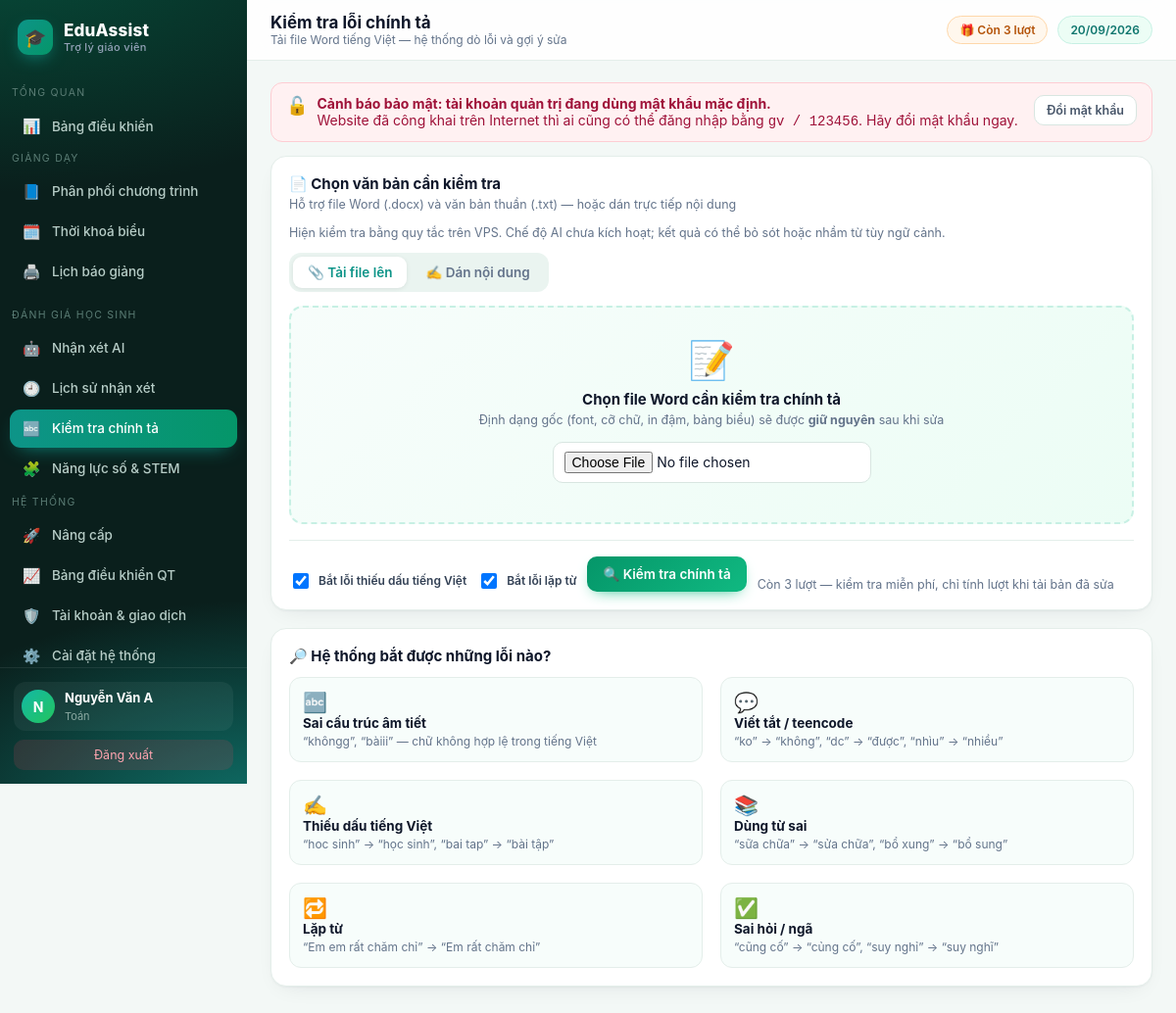
Screenshot of /chinh-ta (signed in) with the database file from the repository.
### tables this page shows
CREATE TABLE teacher(
  id INTEGER PRIMARY KEY AUTOINCREMENT,
  username TEXT UNIQUE NOT NULL,
  password TEXT NOT NULL,
  fullname TEXT,
  school TEXT,
  subject TEXT,
  role TEXT DEFAULT 'teacher',
  email TEXT,
  phone TEXT,                      -- so dien thoai nhan tin nhan ma kich hoat
  google_sub TEXT,
  avatar TEXT,
  used INTEGER DEFAULT 0,          -- so luot da dung
  bought INTEGER DEFAULT 0,        -- so luot mua them (goi le 10k)
  expires TEXT,                    -- han su dung goi tra phi (ISO date)
  created TEXT
);

### app/core.py (the view, shortened to what this page needs)
@bp.route("/chinh-ta", methods=["GET", "POST"])
@login_required
def chinh_ta():
    db, u = get_db(), current_user()
    return render_template("chinhta.html", issues=None, KIND=CT.KIND_LABEL)

### app/auth.py (called while the page is built, shortened)
def _chuan_hoa_base(gia_tri):
    gia_tri = (gia_tri or '').strip().rstrip('/')
    if not gia_tri:
        return ''
    try:
        u = urlsplit(gia_tri)
        if u.scheme != 'https' or not u.hostname or u.username or u.password:
            return ''
        if u.query or u.fragment or u.path:
            return ''
        if '.' not in u.hostname:
            return ''
    except ValueError:
        return ''
    return 'https://' + ten

def base_tu_request():
    try:
        if request.scheme != 'https':
            return ''
        return _chuan_hoa_base('https://' + request.host)
    except Exception:
        return ''

def danh_sach_base():
    ra = []
    for phan in (CFG.get('PUBLIC_BASE_URL', '') or '').split(','):
        b = _chuan_hoa_base(phan)
        if b and b not in ra:
            ra.append(b)
    return ra

def google_base_url():
    ds = danh_sach_base()
    hien_tai = base_tu_request()
    if hien_tai and (hien_tai in ds or not ds):
        return hien_tai
    return ds[0] if ds else ''

def google_callback_url():
    base = google_base_url()
    return base + '/login/google/callback' if base else ''

def google_bat():
    return bool(CFG.get('GOOGLE_CLIENT_ID') and CFG.get('GOOGLE_CLIENT_SECRET') and google_callback_url())

def login_required(f):
    @wraps(f)
    def w(*a, **k):
        if not current_user():
            session.clear()
            return redirect(url_for('auth.login', next=request.path))
        return f(*a, **k)
    return w

def current_user():
    if session.get('uid'):
        return get_db().execute('SELECT * FROM teacher WHERE id=?', (session['uid'],)).fetchone()

### app/core.py (called while the page is built)
@bp.app_context_processor
def inject():
    u = current_user()
    return {"user": u, "THU_NAME": THU_NAME, "PROVIDERS": AI.PROVIDERS,
            "timedelta": datetime.timedelta,
            "now": datetime.date.today(), "BL": BL,
            "is_pro": BL.is_pro(u), "remaining": BL.remaining(u),
            "days_left": BL.days_left(u), "FREE_QUOTA": BL.FREE_QUOTA,
            "CFG": CFG, "google_enabled": google_bat(), "google_callback_url": google_callback_url(),
            "SITE_NAME": CFG.get("SITE_NAME", "EduAssist"),
            "SITE_TAGLINE": CFG.get("SITE_TAGLINE", "Trợ lý giáo viên"),
            "SITE_LOGO": CFG.get("SITE_LOGO", "🎓"),
            "so_viec_admin": _viec_admin(u),
            "canh_bao_mk": _mk_mac_dinh(u)}

### app/modules/config.py (called while the page is built, shortened)
def _lam_moi():
    if time.time() - _lan_nap < TTL:
        return

### app/templates/chinhta.html (shortened to what this page needs)
{% extends 'base.html' %}
{% block head %}Kiểm tra lỗi chính tả{% endblock %}
{% block crumb %}Tải file Word tiếng Việt — hệ thống dò lỗi và gợi ý sửa{% endblock %}
{% block body %}
{% if issues is none %}
<div class="card">
 <h3>📄 Chọn văn bản cần kiểm tra</h3>
 <p class="sub">Hỗ trợ file Word (.docx) và văn bản thuần (.txt) — hoặc dán trực tiếp nội dung</p>
 <p class="muted">Hiện kiểm tra bằng quy tắc trên VPS. Chế độ AI chưa kích hoạt; kết quả có thể bỏ sót hoặc nhầm từ tùy ngữ cảnh.</p>
 <form method="post" enctype="multipart/form-data">
  <div class="tabs">
   <button type="button" class="on" onclick="tab(0,this)">📎 Tải file lên</button>
   <button type="button" onclick="tab(1,this)">✍️ Dán nội dung</button>
  </div>
  <div id="t0">
   <div style="border:2px dashed #c7f0e4;background:linear-gradient(135deg,#f7fdfb,#ecfdf5);border-radius:14px;
    padding:30px;text-align:center">
    <div style="font-size:38px">📝</div>
    <div style="font-weight:700;margin:8px 0 4px;font-size:15px">Chọn file Word cần kiểm tra chính tả</div>
    <p class="muted" style="margin:0 0 15px">Định dạng gốc (font, cỡ chữ, in đậm, bảng biểu) sẽ được <b>giữ nguyên</b> sau khi sửa</p>
    <input type="file" name="file" accept=".docx,.txt"
     onchange="document.getElementById('fn').textContent=this.files[0]?.name||''">
   </div>
  </div>
  <hr class="s">
  <div class="row">
   <label class="f" style="flex-direction:row;align-items:center;gap:7px;color:#334155">
    <input type="checkbox" name="mat_dau" checked style="width:16px;height:16px"> Bắt lỗi thiếu dấu tiếng Việt</label>
   <label class="f" style="flex-direction:row;align-items:center;gap:7px;color:#334155">
    <input type="checkbox" name="lap_tu" checked style="width:16px;height:16px"> Bắt lỗi lặp từ</label>
   <button class="ok">🔍 Kiểm tra chính tả</button>
   <span class="muted">{{ '👑 Không giới hạn' if is_pro else 'Còn ' ~ remaining ~ ' lượt — kiểm tra miễn phí, chỉ tính lượt khi tải bản đã sửa' }}</span>
  </div>
 </form>
</div>
<div class="card">
 <h3>🔎 Hệ thống bắt được những lỗi nào?</h3>
 <div class="g3" style="margin-top:12px">
  {% for ic,t,d in [('🔤','Sai cấu trúc âm tiết','“khôngg”, “bàiii” — chữ không hợp lệ trong tiếng Việt'),
                     ('💬','Viết tắt / teencode','“ko” → “không”, “dc” → “được”, “nhìu” → “nhiều”'),
                     ('✍️','Thiếu dấu tiếng Việt','“hoc sinh” → “học sinh”, “bai tap” → “bài tập”'),
                     ('📚','Dùng từ sai','“sữa chữa” → “sửa chữa”, “bổ xung” → “bổ sung”'),
                     ('🔁','Lặp từ','“Em em rất chăm chỉ” → “Em rất chăm chỉ”'),
                     ('✅','Sai hỏi / ngã','“cũng cố” → “củng cố”, “suy nghỉ” → “suy nghĩ”')] %}
  <div style="border:1px solid var(--line);border-radius:12px;padding:13px;background:#f7fdfb">
   <div style="font-size:20px">{{ic}}</div><b style="font-size:13.5px">{{t}}</b>
   <div class="muted" style="font-size:12px;margin-top:3px">{{d}}</div></div>
  {% endfor %}
 </div>
</div>
{% endif %}
{% endblock %}

### app/templates/base.html (shortened to what this page needs)
<!doctype html>
<html lang="vi"><head>
</head><body>
{% if user %}
<div class="shell">
<aside id="sb">
  <div class="brand"><span class="mk">{{SITE_LOGO}}</span><span>{{SITE_NAME}}<small>{{SITE_TAGLINE}}</small></span></div>
  {% set ep = request.endpoint %}
  <div class="navgrp">Tổng quan</div>
  <nav>
    <a href="{{url_for('core.dashboard')}}" class="{{'on' if ep=='core.dashboard'}}"><i>📊</i>Bảng điều khiển</a>
  </nav>
  <div class="navgrp">Giảng dạy</div>
  <nav>
    <a href="{{url_for('core.ppct')}}" class="{{'on' if ep=='core.ppct'}}"><i>📘</i>Phân phối chương trình</a>
    <a href="{{url_for('core.tkb')}}" class="{{'on' if ep=='core.tkb'}}"><i>🗓️</i>Thời khoá biểu</a>
    <a href="{{url_for('core.bao_giang')}}" class="{{'on' if ep=='core.bao_giang'}}"><i>🖨️</i>Lịch báo giảng</a>
  </nav>
  <div class="navgrp">Đánh giá học sinh</div>
  <nav>
    <a href="{{url_for('core.nhan_xet')}}" class="{{'on' if ep=='core.nhan_xet'}}"><i>🤖</i>Nhận xét AI</a>
    <a href="{{url_for('core.lich_su')}}" class="{{'on' if ep=='core.lich_su'}}"><i>🕘</i>Lịch sử nhận xét</a>
    <a href="{{url_for('core.chinh_ta')}}" class="{{'on' if ep=='core.chinh_ta'}}"><i>🔤</i>Kiểm tra chính tả</a>
    {% for m in (PLUGIN_MENUS or []) %}<a href="{{url_for(m.endpoint)}}" class="{{'on' if ep==m.endpoint}}"><i>{{m.icon}}</i>{{m.label}}</a>{% endfor %}
  </nav>
  <div class="navgrp">Hệ thống</div>
  <nav>
    <a href="{{url_for('core.nang_cap')}}" class="{{'on' if ep=='core.nang_cap'}}"><i>{{ '👑' if is_pro else '🚀' }}</i>{{ 'Gói của tôi' if is_pro else 'Nâng cấp' }}</a>
    {% if user['role']=='admin' %}
    <a href="{{url_for('core.qt_dashboard')}}" class="{{'on' if ep=='core.qt_dashboard'}}"><i>📈</i>Bảng điều khiển QT
      </a>
    <a href="{{url_for('core.quan_tri')}}" class="{{'on' if ep=='core.quan_tri'}}"><i>🛡️</i>Tài khoản &amp; giao dịch</a>
    <a href="{{url_for('core.qt_caidat')}}" class="{{'on' if ep=='core.qt_caidat'}}"><i>⚙️</i>Cài đặt hệ thống</a>
    {% endif %}
  </nav>
  <div class="side-foot">
    <div class="me">{% if user['avatar'] %}<img class="av" src="{{user['avatar']}}" alt="" style="object-fit:cover">
      {% else %}<div class="av">{{ (user['fullname'] or user['username'])[0]|upper }}</div>{% endif %}
      <div><b>{{user['fullname'] or user['username']}}</b><span>{{user['subject'] or 'Giáo viên'}}</span></div></div>
    <a class="logout" href="{{url_for('auth.logout')}}">Đăng xuất</a>
  </div>
</aside>
<main>
  <div class="topbar">
    <div><h1>{% block head %}Bảng điều khiển{% endblock %}</h1>
    <div class="crumb">{% block crumb %}{% endblock %}</div></div>
    <div class="sp">
      {% if is_pro %}
        <a href="{{url_for('core.nang_cap')}}" class="pill" style="background:linear-gradient(135deg,#0d9488,#059669);
          color:#fff;border:0">👑 Không giới hạn · còn {{days_left}} ngày</a>
      {% else %}
        <a href="{{url_for('core.nang_cap')}}" class="pill" style="background:{{'#fff1f2' if remaining==0 else '#fff7ed'}};
          color:{{'#be123c' if remaining==0 else '#b45309'}};border:1px solid {{'#fecdd3' if remaining==0 else '#fed7aa'}}">
          {{ '🔒 Hết lượt — Nâng cấp' if remaining==0 else '🎁 Còn ' ~ remaining ~ ' lượt' }}</a>
      {% endif %}
      <span class="pill">{{ now.strftime('%d/%m/%Y') }}</span></div>
  </div>
  <div class="wrap">
  {% if canh_bao_mk %}
  <div class="flash err" style="align-items:flex-start">
   <span style="font-size:18px">🔓</span>
   <div style="flex:1;font-weight:400"><b>Cảnh báo bảo mật: tài khoản quản trị đang dùng mật khẩu mặc định.</b><br>
    Website đã công khai trên Internet thì ai cũng có thể đăng nhập bằng <code>gv / 123456</code>.
    Hãy đổi mật khẩu ngay.</div>
   <a class="btn sec sm" href="{{url_for('core.cai_dat')}}#doimk">Đổi mật khẩu</a>
  </div>
  {% endif %}
  {% block body %}{% endblock %}
  </div>
</main>
</div>
{% else %}{% block body_anon %}{% endblock %}{% endif %}
</body></html>

### rows the page displays
teacher: fullname "N", fullname "Nguyễn Văn A", subject "Toán"

### other values shown
{{ SITE_LOGO }} "🎓"
{{ SITE_NAME }} "EduAssist"
{{ SITE_TAGLINE }} "Trợ lý giáo viên"
{{ m.icon }} "🧩"
{{ m.label }} "Năng lực số & STEM"
{{ '👑' if is_pro else '🚀' }} "🚀"
{{ 'Gói của tôi' if is_pro else 'Nâng cấp' }} "Nâng cấp"
{{ ic }} "🔤" "💬" "✍️" "📚" "🔁" "✅"
{{ t }} "Sai cấu trúc âm tiết" "Viết tắt / teencode" "Thiếu dấu tiếng Việt" "Dùng từ sai" "Lặp từ" "Sai hỏi / ngã"
{{ d }} "“khôngg”, “bàiii” — chữ không hợp lệ trong tiếng Việt" "“ko” → “không”, “dc” → “được”, “nhìu” → “nhiều”" "“hoc sinh” → “học sinh”, “bai tap” → “bài tập”" "“sữa chữa” → “sửa chữa”, “bổ xung” → “bổ sung”" "“Em em rất chăm chỉ” → “Em rất chăm chỉ”" "“cũng cố” → “củng cố”, “suy nghỉ” → “suy nghĩ”"
